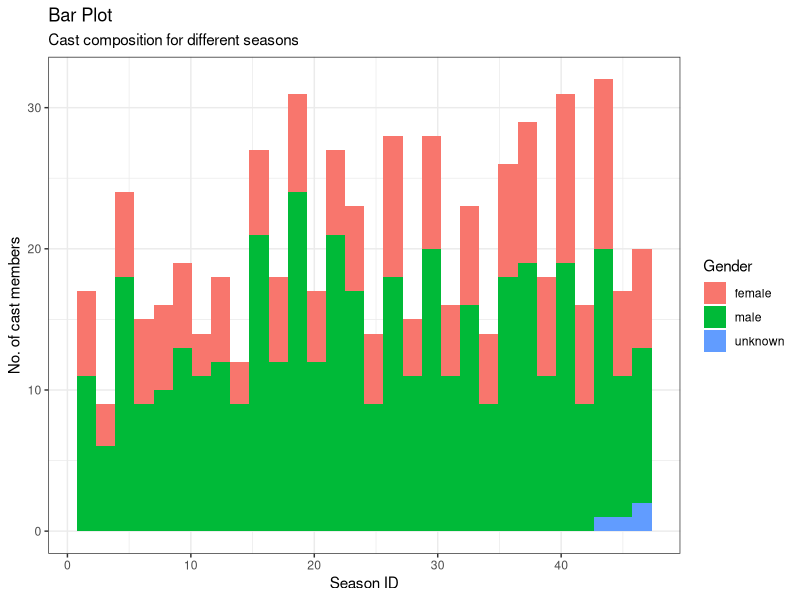

This figure's R source:
## ---- chunk 1

library(tidyverse)
library(ggplot2)

knitr::opts_chunk$set(echo = TRUE, warning=FALSE, message=FALSE)
## ---- chunk 2

actors <- read_csv("_data/snl_actors.csv")
casts  <- read_csv("_data/snl_casts.csv")
seasons <- read_csv("_data/snl_seasons.csv")
## ---- chunk 3
colnames(actors)
## ---- chunk 4
colnames(casts)
## ---- chunk 5
colnames(seasons)
## ---- chunk 6
casts <- casts %>%
  mutate(first_epid = ymd(first_epid), last_epid = ymd(last_epid))

## ---- chunk 7
seasons <- seasons %>%
  mutate(first_epid = ymd(first_epid), last_epid = ymd(last_epid))
## ---- chunk 8
actors_merged <- actors %>%
  left_join(casts, by = "aid") %>%
  rename("actor_first_epid" = "first_epid", "actor_last_epid" = "last_epid", "n_actor_episodes" = "n_episodes") %>%
  left_join(seasons, by = "sid") %>%
  rename("season_first_epid" = "first_epid", "season_last_epid" = "last_epid") %>%
  select(1, 4, 3, 2, 5, 6, 12:14, 7:11) %>%
  arrange(season_first_epid)
 actors_merged
## ---- chunk 9
actors_merged %>% 
  ggplot(aes(sid, fill = gender)) +
  geom_histogram(bins=30) +
  theme_bw() +
  labs(title = "Bar Plot", subtitle = "Cast composition for different seasons", y = "No. of cast members", x = "Season ID", fill = "Gender")
